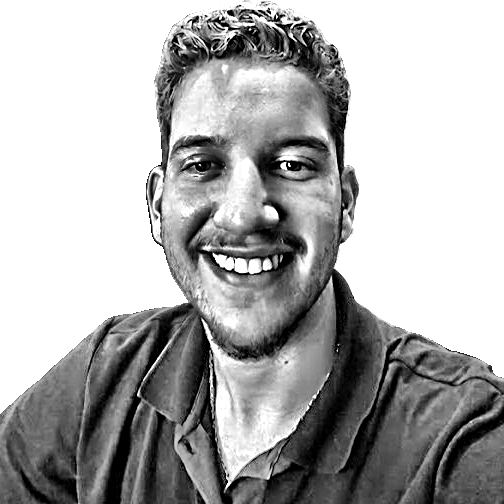
#> input picture source-prepped.png, 504 x 504 px
$ python prep_photo.py ../source-prepped.png
#> lines starting #> are read from the running program, lines starting #| are printed output that depends on the picture
"""Prepara a foto para virar ASCII: remove o fundo, recorta o busto e realça o contraste.

Roda só quando a foto muda (não faz parte da atualização diária):
    python scripts/prep_photo.py source-photo.jpg

Gera source-prepped.png em tons de cinza, com o fundo transparente.
"""

import sys
from pathlib import Path

import cv2
import numpy as np
from PIL import Image, ImageFilter, ImageOps
from rembg import new_session, remove

ROOT = Path(__file__).resolve().parent.parent
OUTPUT = ROOT / "source-prepped.png"
ALPHA_CUTOFF = 128
MODEL = "u2net_human_seg"  # treinado para recortar pessoas


def head_crop(mask: Image.Image) -> tuple[int, int, int, int]:
    """Recorte quadrado centrado na cabeça, pegando só o começo dos ombros."""
    left, top, right, bottom = mask.getbbox()
    head_band = mask.crop((left, top, right, top + (bottom - top) // 4))
    # Centro horizontal da cabeça = média das colunas ocupadas no topo da silhueta
    columns = [x for x in range(head_band.width) if head_band.crop((x, 0, x + 1, head_band.height)).getbbox()]
    center_x = left + (columns[0] + columns[-1]) // 2

    side = min(int((right - left) * 0.72), bottom - top)
    crop_left = max(0, min(center_x - side // 2, mask.width - side))
    return crop_left, top, crop_left + side, top + side


def main(source: str) -> None:
#> called with source = '../source-prepped.png'
    photo = Image.open(source).convert("RGB")
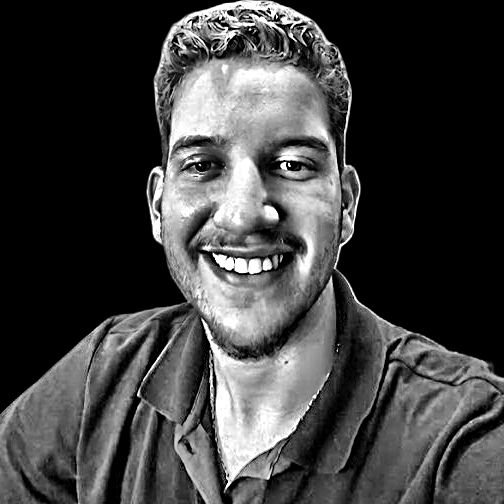
#> photo: PIL image 504x504 RGB; min 0, max 255, mean 63.9
    cutout = remove(photo, session=new_session(MODEL))  # RGBA com o fundo transparente

    subject_mask = cutout.getchannel("A").point(lambda a: 255 if a > ALPHA_CUTOFF else 0)
    crop = head_crop(subject_mask)
    cutout = cutout.crop(crop)
    subject_mask = subject_mask.crop(crop)

    gray = ImageOps.grayscale(cutout.convert("RGB"))
    # CLAHE (contraste local adaptativo): dá luz e sombra a um rosto com iluminação chapada,
    # para olhos, sorriso e barba sobreviverem à redução para a grade de caracteres
    clahe = cv2.createCLAHE(clipLimit=3.0, tileGridSize=(8, 8))
    gray = Image.fromarray(clahe.apply(np.asarray(gray)))
    # Contraste global calculado só sobre a pessoa, para o fundo removido não distorcer o histograma
    gray = ImageOps.autocontrast(gray, cutoff=1, mask=subject_mask)
    gray = gray.filter(ImageFilter.UnsharpMask(radius=3, percent=60, threshold=3))

    prepped = Image.merge("LA", (gray, subject_mask))
    prepped.save(OUTPUT)
    print(f"{OUTPUT.name}: {prepped.size[0]}x{prepped.size[1]}")


if __name__ == "__main__":
    if len(sys.argv) != 2:
        sys.exit("uso: python scripts/prep_photo.py <foto>")
    main(sys.argv[1])
#> (the call stopped at in main, `cutout = remove(photo, session=new_session(MODEL))`: rembg is not available in this run)
